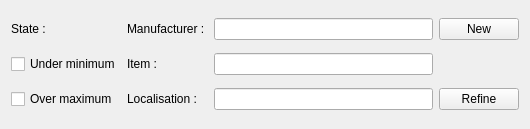
<?xml version="1.0" encoding="UTF-8"?>
<ui version="4.0">
 <class>StockRefine</class>
 <widget class="QWidget" name="StockRefine">
  <property name="geometry">
   <rect>
    <x>0</x>
    <y>0</y>
    <width>530</width>
    <height>129</height>
   </rect>
  </property>
  <property name="windowTitle">
   <string>Form</string>
  </property>
  <layout class="QGridLayout" name="gridLayout">
   <item row="2" column="1">
    <widget class="QLabel" name="localisation_Label">
     <property name="text">
      <string>Localisation : </string>
     </property>
    </widget>
   </item>
   <item row="2" column="2">
    <widget class="QLineEdit" name="localisation_LineEdit"/>
   </item>
   <item row="0" column="0">
    <widget class="QLabel" name="state_Label">
     <property name="text">
      <string>State : </string>
     </property>
    </widget>
   </item>
   <item row="0" column="1">
    <widget class="QLabel" name="manufacturer_Label">
     <property name="text">
      <string>Manufacturer : </string>
     </property>
    </widget>
   </item>
   <item row="1" column="1">
    <widget class="QLabel" name="item_Label">
     <property name="text">
      <string>Item : </string>
     </property>
    </widget>
   </item>
   <item row="1" column="2">
    <widget class="QLineEdit" name="item_LineEdit"/>
   </item>
   <item row="0" column="2">
    <widget class="QLineEdit" name="manufacturer_LineEdit"/>
   </item>
   <item row="2" column="3">
    <widget class="QPushButton" name="refine_PushButton">
     <property name="text">
      <string>Refine</string>
     </property>
    </widget>
   </item>
   <item row="0" column="3">
    <widget class="QPushButton" name="new_PushButton">
     <property name="text">
      <string>New</string>
     </property>
    </widget>
   </item>
   <item row="1" column="0">
    <widget class="QCheckBox" name="underMinimum_CheckBox">
     <property name="text">
      <string>Under minimum</string>
     </property>
    </widget>
   </item>
   <item row="2" column="0">
    <widget class="QCheckBox" name="overMaximum_CheckBox">
     <property name="text">
      <string>Over maximum</string>
     </property>
    </widget>
   </item>
  </layout>
 </widget>
 <resources/>
 <connections/>
</ui>
